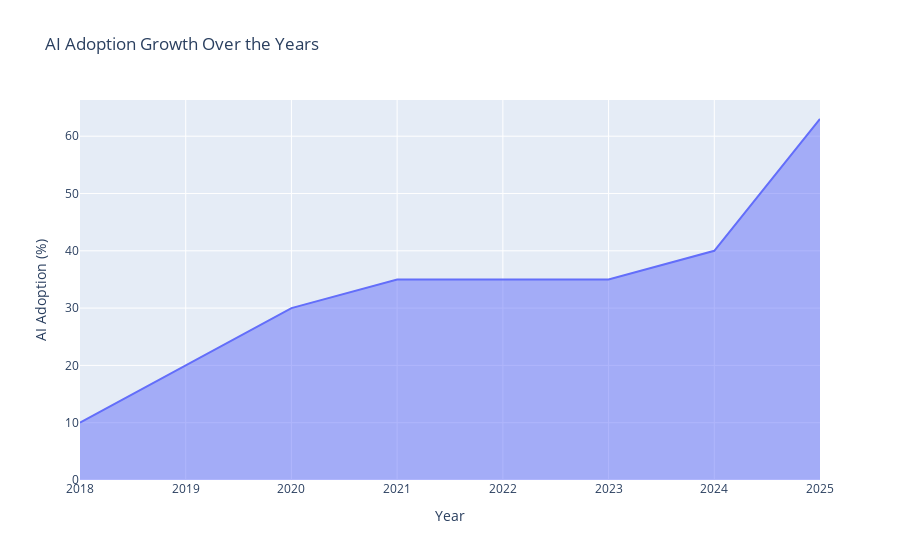

Here is the notebook cell this chart was saved with:
### Code cell
# Area Chart - AI Adoption and Jobs Created
area_fig = px.area(df, x='Year', y='AI Adoption (%)', title='AI Adoption Growth Over the Years', labels={'AI Adoption (%)': 'AI Adoption (%)'})
area_fig.show()

### Figure 1 — Plotly figure (JSON) as saved in the notebook; plotly's stock layout.template omitted (floating-point values rounded to 4 significant figures)
{"data": [{"fillpattern": {"shape": ""}, "hovertemplate": "Year=%{x}<br>AI Adoption (%)=%{y}<extra></extra>", "legendgroup": "", "line": {"color": "#636efa"}, "marker": {"symbol": "circle"}, "mode": "lines", "name": "", "orientation": "v", "showlegend": false, "stackgroup": "1", "type": "scatter", "x": [2018, 2019, 2020, 2021, 2022, 2023, 2024, 2025], "xaxis": "x", "y": [10, 20, 30, 35, 35, 35, 40, 63], "yaxis": "y"}], "layout": {"legend": {"tracegroupgap": 0}, "title": {"text": "AI Adoption Growth Over the Years"}, "xaxis": {"anchor": "y", "domain": [0, 1], "title": {"text": "Year"}}, "yaxis": {"anchor": "x", "domain": [0, 1], "title": {"text": "AI Adoption (%)"}}}}
